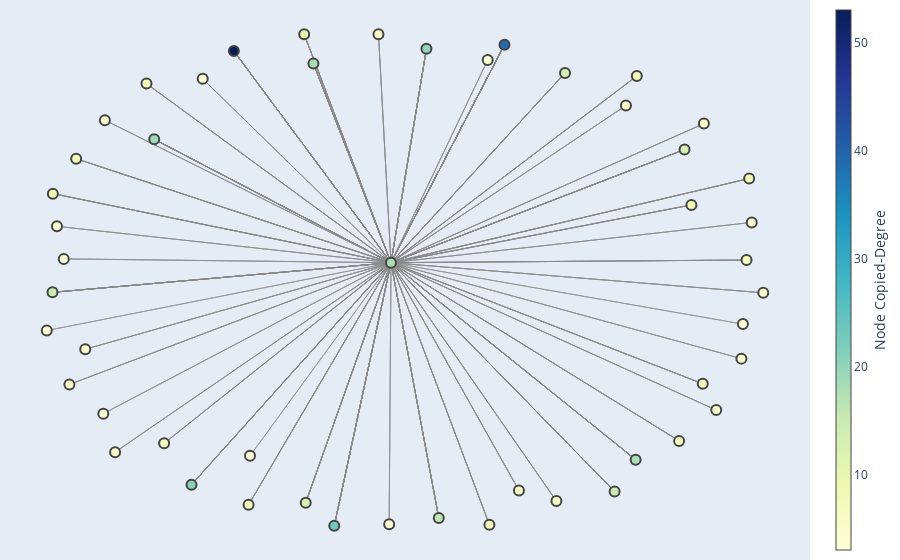

Source (notebook cell):
### Markdown cell above
Visualize the graph for the top 50 cc'ed individuals based on in-degree centrality. In-degree centrality measures the number of incoming edges from a node (individual), indicating its influence in terms of receiving emails.

### Code cell
# Create lists of email interactions for copied (cc'd)
edges = []
author_index, email_index, tag_index = 0, 1, 2
for row in df.iter_rows():
    if row[tag_index] == 'author':
        author_email = row[email_index]
    elif row[tag_index] == 'copied':
        copied_email = row[email_index]
        edges.append((author_email, copied_email))

# Build the directed graph
G = nx.MultiDiGraph()
G.add_edges_from(edges)

# Calculate in-degree centrality (since copied nodes are like recipients)
copied_degree_centrality = nx.in_degree_centrality(G)

# Identify top 50 nodes based on copied degree centrality
top_50_copied_degree = sorted(copied_degree_centrality.items(), key=lambda x: x[1], reverse=True)[:50] # modify the top X number as required.
top_50_nodes_by_copied_degree = [node for node, _ in top_50_copied_degree]

# Create a subgraph with the top 50 nodes
H_sub = G.subgraph(top_50_nodes_by_copied_degree)

# Create a new MultiDiGraph based on the subgraph
H = nx.MultiDiGraph()
H.add_nodes_from(H_sub.nodes(data=True))
H.add_edges_from(H_sub.edges(keys=True, data=True))

# Remove nodes with 0 connections from the new graph
nodes_with_no_edges = [n for n, d in H.degree() if d == 0]
H.remove_nodes_from(nodes_with_no_edges)

# Layout for the graph without a seed or with different seeds
pos = nx.spring_layout(H, seed=42)

# Hover text to mention # of Connections
copied_degrees = dict(H.in_degree())
hover_texts = [f'Node: {node}<br># of Connections: {copied_degrees[node]}' for node in H.nodes()]

# Extract edge positions and prepare hover text for edges
edge_x = []
edge_y = []
edge_hover_text = []
for edge in H.edges():
    x0, y0 = pos[edge[0]]
    x1, y1 = pos[edge[1]]
    edge_x.extend([x0, x1, None])
    edge_y.extend([y0, y1, None])
    # Display the connected nodes in the hover text
    edge_hover_text.extend([f'{edge[0]} - {edge[1]}', f'{edge[0]} - {edge[1]}', None])

edge_trace = go.Scatter(x=edge_x, y=edge_y, line=dict(width=0.5, color='#888'), hoverinfo='text', mode='lines',
                        text=edge_hover_text)

node_x = [pos[node][0] for node in H.nodes()]
node_y = [pos[node][1] for node in H.nodes()]

node_color = [copied_degrees[node] for node in H.nodes()]
node_trace = go.Scatter(x=node_x, y=node_y, mode='markers', hoverinfo='text', text=[f'Node: {node}<br># of Incoming Connections: {copied_degrees[node]}' for node in H.nodes()],
                        marker=dict(showscale=True, colorscale='YlGnBu', color=node_color, size=10,
                                    colorbar=dict(thickness=15, title='Node Copied-Degree', xanchor='left', titleside='right'), line_width=2))

fig = go.Figure(data=[edge_trace, node_trace], layout=go.Layout(showlegend=False, hovermode='closest',
                                                                margin=dict(b=0, l=0, r=0, t=0),
                                                                xaxis=dict(showgrid=False, zeroline=False, showticklabels=False),
                                                                yaxis=dict(showgrid=False, zeroline=False, showticklabels=False)))

fig.show()

### Figure 1 — Plotly figure (JSON) as saved in the notebook; plotly's stock layout.template omitted (floating-point values rounded to 4 significant figures; data arrays with more than 128 entries replaced by an {"elided": "..."} marker saying what was removed)
{"data": [{"hoverinfo": "text", "line": {"color": "#888", "width": 0.5}, "mode": "lines", "text": {"elided": "1536 str values"}, "type": "scatter", "x": {"elided": "1536 float values"}, "y": {"elided": "1536 float values"}}, {"hoverinfo": "text", "marker": {"color": [5, 13, 21, 8, 4, 7, 5, 4, 19, 6, 6, 5, 20, 4, 7, 18, 53, 5, 8, 7, 15, 4, 18, 3, 16, 8, 8, 39, 5, 3, 13, 4, 18, 4, 10, 7, 9, 13, 15, 4, 4, 23, 7, 5, 5, 4, 7, 3, 8, 5], "colorbar": {"thickness": 15, "title": {"side": "right", "text": "Node Copied-Degree"}, "xanchor": "left"}, "colorscale": [[0, "rgb(255,255,217)"], [0.125, "rgb(237,248,177)"], [0.25, "rgb(199,233,180)"], [0.375, "rgb(127,205,187)"], [0.5, "rgb(65,182,196)"], [0.625, "rgb(29,145,192)"], [0.75, "rgb(34,94,168)"], [0.875, "rgb(37,52,148)"], [1, "rgb(8,29,88)"]], "line": {"width": 2}, "showscale": true, "size": 10}, "mode": "markers", "text": ["Node: greg.bresnitz@acehotel.com<br># of Incoming Connections: 5", "Node: matthew@allbeuysclub.com<br># of Incoming Connections: 13", "Node: melanie@darinp.net<br># of Incoming Connections: 21", "Node: julian@kidstudio.co<br># of Incoming Connections: 8", "Node: lippman@havasformula.com<br># of Incoming Connections: 4", "Node: laura@pblctrdeny.com<br># of Incoming Connections: 7", "Node: mgold@yhmg.com<br># of Incoming Connections: 5", "Node: kevans@formulapr.com<br># of Incoming Connections: 4", "Node: gedlin@yhmg.com<br># of Incoming Connections: 19", "Node: ryan.bukstein@acehotel.com<br># of Incoming Connections: 6", "Node: matt@deepeddyvodka.com<br># of Incoming Connections: 6", "Node: dorett.bothmann@mslgroup.com<br># of Incoming Connections: 5", "Node: sam@yhmg.com<br># of Incoming Connections: 20", "Node: bob@spectrummktg.net<br># of Incoming Connections: 4", "Node: chill@deepeddyvodka.com<br># of Incoming Connections: 7", "Node: greg@cult.ca<br># of Incoming Connections: 18", "Node: paxlabs@formulapr.com<br># of Incoming Connections: 53", "Node: b@gritcreativegroup.com<br># of Incoming Connections: 5", "Node: paolo.azarraga@nomadshop.net<br># of Incoming Connections: 8", "Node: brynn@thedfm.com<br># of Incoming Connections: 7", "Node: darin@darinp.net<br># of Incoming Connections: 15", "Node: aaron@vapeworld.com<br># of Incoming Connections: 4", "Node: pax@gritcreativegroup.com<br># of Incoming Connections: 18", "Node: accounting@gritcreativegroup.com<br># of Incoming Connections: 3", "Node: linda@thedfm.com<br># of Incoming Connections: 16", "Node: stephanie@thesurflodge.com<br># of Incoming Connections: 8", "Node: allison.prescott@acehotel.com<br># of Incoming Connections: 8", "Node: dave@thedfm.com<br># of Incoming Connections: 39", "Node: amy@cult.ca<br># of Incoming Connections: 5", "Node: james@deepeddyvodka.com<br># of Incoming Connections: 3", "Node: labramson@thedfm.com<br># of Incoming Connections: 13", "Node: matt@vapeworld.com<br># of Incoming Connections: 4", "Node: jesse@thedfm.com<br># of Incoming Connections: 18", "Node: michael@shelter-nyc.com<br># of Incoming Connections: 4", "Node: richard@rpmumby.com<br># of Incoming Connections: 10", "Node: xxxxxxxx@gmail.com<br># of Incoming Connections: 7", "Node: pax@mancfrank.com<br># of Incoming Connections: 9", "Node: j@gritcreativegroup.com<br># of Incoming Connections: 13", "Node: jayma@thesurflodge.com<br># of Incoming Connections: 15", "Node: hisham@vapeworld.com<br># of Incoming Connections: 4", "Node: jo.white@thebrewery.com<br># of Incoming Connections: 4", "Node: andrew@yhmg.com<br># of Incoming Connections: 23", "Node: steven@stevenbaillie.com<br># of Incoming Connections: 7", "Node: andre.fertich@mslgroup.com<br># of Incoming Connections: 5", "Node: horowitz@deepeddyvodka.com<br># of Incoming Connections: 5", "Node: richard@gritcreativegroup.com<br># of Incoming Connections: 4", "Node: chris@socialdemandny.com<br># of Incoming Connections: 7", "Node: katie@darinp.net<br># of Incoming Connections: 3", "Node: courtney@cocodaniels.com<br># of Incoming Connections: 8", "Node: viola@thehenley.com<br># of Incoming Connections: 5"], "type": "scatter", "x": [-0.05959, 0.7813, -0.5733, -0.8901, 0.2405, -0.6969, 0.8684, -0.8155, -0.6756, 0.3264, 0.4292, -0.8652, 0.07219, -0.9241, 0.2452, 0.6469, -0.4568, 0.8345, -0.4164, 0.8313, -0.9551, -0.8112, -0.2383, -0.4125, 0.1061, 0.9588, 0.6502, 0.2866, -0.9087, -0.9709, -0.2594, 0.9375, -0.02518, -0.5424, -0.2637, 0.7663, -0.9541, 0.453, 0.5892, -0.03018, 0.9659, -0.181, -0.6485, 0.6203, 0.9975, -0.9428, 0.9516, 0.9416, 0.8001, -0.7831], "y": [0.9999, 0.5353, -0.8165, 0.498, 0.8962, 0.8011, -0.5156, -0.53, 0.5766, -0.8399, -0.8825, -0.2703, 0.9415, 0.09409, -0.9779, -0.7154, 0.9321, 0.6397, -0.8977, -0.4094, -0.04075, 0.6536, 0.8823, -0.7001, -0.9507, 0.4182, 0.8317, 0.9581, -0.4123, -0.1949, -0.8891, -0.3081, 0.0788, 0.8202, 1, -0.6398, 0.3572, 0.8438, -0.8438, -0.9762, 0.2412, -0.982, -0.6494, 0.7128, -0.04278, 0.2254, 0.08958, -0.1688, 0.3118, -0.6852]}], "layout": {"hovermode": "closest", "margin": {"b": 0, "l": 0, "r": 0, "t": 0}, "showlegend": false, "xaxis": {"showgrid": false, "showticklabels": false, "zeroline": false}, "yaxis": {"showgrid": false, "showticklabels": false, "zeroline": false}}}
